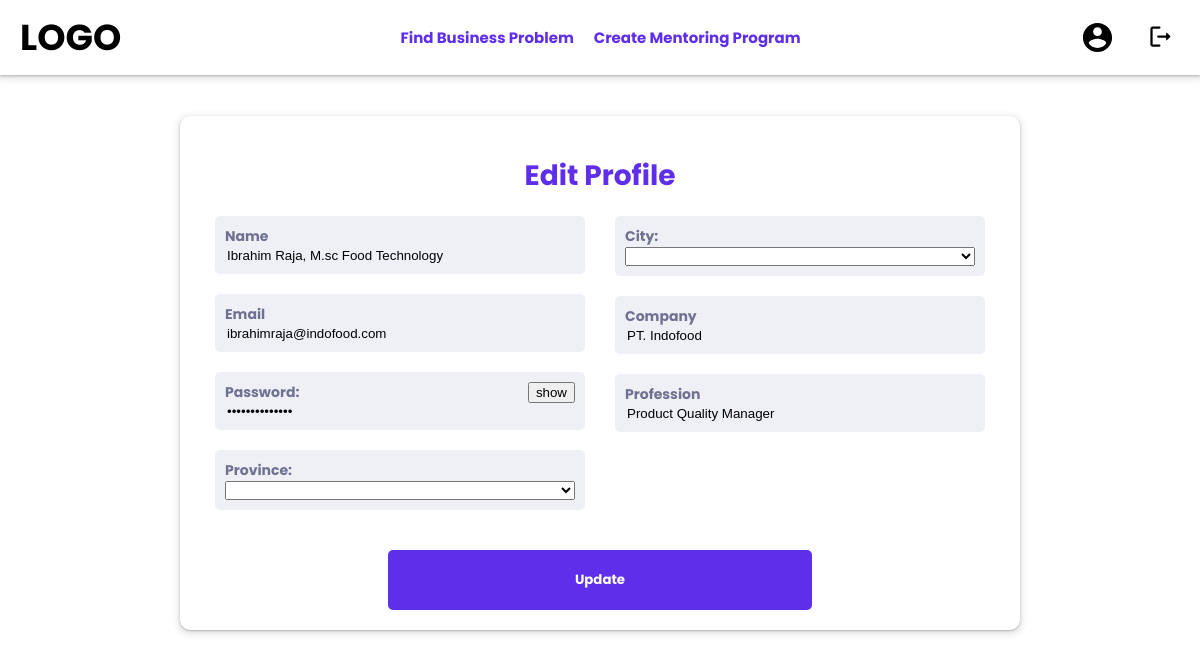
The page /page/expert/profile/edit_profile.php (signed in) on the database its author committed.
### tables this page shows
CREATE TABLE `expert` (
  `id` int(11) NOT NULL,
  `city_id` int(11) NOT NULL,
  `expert_pp` varchar(255) DEFAULT NULL,
  `name` varchar(255) NOT NULL,
  `email` varchar(255) NOT NULL,
  `password` varchar(255) NOT NULL,
  `company` varchar(255) NOT NULL,
  `profession` varchar(255) NOT NULL
);

CREATE TABLE `city` (
  `id` int(11) NOT NULL,
  `province_id` int(11) NOT NULL,
  `name` varchar(30) NOT NULL
);

### page/expert/profile/edit_profile.php (the view, shortened to what this page needs)
<?php
    $dbconn = connect();
    $expertID = $_SESSION["expertID"];
 ?>
<!DOCTYPE html>
<html lang="en">
<head>
    <link rel="stylesheet" href="../../../css/general/general.css">
    <link rel="stylesheet" href="../../../css/general/owner/navbar.css">
    <link rel="stylesheet" href="../../../css/expert/profile/edit_profile.css">
</head>
<body>
    <header>
        <nav>
            <div class="logo-wrapper" style="display: inline-block">LOGO</div>
            <div class="middle-column">
                <a href="../search/searchasmentor.php">Find Business Problem</a>
                <a href="create_page.php">Create Mentoring Program</a>
            </div>
            <div class="right-column">
                <a href="profile.php"><img class="profile-icon" src="../../../assets/icons/profile.svg" alt="profile"></a>
                <button id="logout-btn"><img class="logout-icon" src="../../../assets/icons/logout.svg" alt="logout"></button>
            </div>
        </nav>
    </header>
    <br>
    <main>
        <?php
            $query = "SELECT e.*, c.province_id FROM expert e, city c WHERE e.city_id = c.id AND e.id = $expertID";
            $result = $dbconn->query($query);
            $row = $result->fetch_assoc();
        ?>
        <form action="backend/profileedit.php" method="POST">
            <h1>Edit Profile</h1>
            <div class="short-input">
                <div class="left">
                    <div class="expert-name">
                        <label for="expert-name">Name</label>
                        <input type="text" id="expert-name" name="name" value="<?php echo $row['name']?>" required>
                    </div>
                    <div class="expert-email">
                        <label for="expert-email">Email</label>
                        <input type="text" id="expert-email" name="email" value="<?php echo $row['email']?>" required>
                    </div>
                    <div class="expert-password">
                        <label for="expert-password">Password: <button id="show-pwd">show</button></label>
                        <input type="password" id="expert-password" name="password" value="<?php echo $row['password']?>" required>
                    </div>
                    <div class="expert-province">
                        <label for="ajax-province">Province:</label>
                        <select id="ajax-province" data-init-province-id="<?php echo $row["province_id"] ?>"></select>
                    </div>
                </div>
                <div class="right">
                    <div class="expert-city">
                        <label for="ajax-city">City:</label>
                        <select name="city-id" id="ajax-city" data-init-city-id="<?php echo $row["city_id"] ?>"></select>
                    </div>
                    <div class="expert-company">
                        <label for="company">Company</label>
                        <input type="text" id="company" name="company" value="<?php echo $row['company']?>" required>
                    </div>
                    <div class="expert-profession">
                        <label for="profession">Profession</label>
                        <input type="text" id="profession" name="profession" value="<?php echo $row['profession']?>" required>
                    </div>
                </div>
            </div>
            <input type="submit" value="Update">
        </form>
    </main>
</body>
</html>

### css/general/general.css (style rules this page uses)
html { font-family: 'Poppins', sans-serif; font-size: 14px; box-sizing: border-box; }
body { margin: 0; }

### css/general/owner/navbar.css (style rules this page uses)
header nav { padding: 10px 20px; display: flex; align-items: center; justify-content: space-between; box-shadow: 0 1px 2px 0 rgb(60 64 67 / 30%), 0 2px 6px 2px rgb(60 64 67 / 15%); }
header a { text-decoration: none; font-weight: bold; color: #5F2EEA; }
.logo-wrapper { font-weight: bold; font-size: 36px; }
.middle-column { width: 400px; font-size: 15px; display: flex; justify-content: space-between; }
.right-column { width: 100px; display: flex; align-items: center; justify-content: space-between; }
.profile-icon { width: 35px; padding-top: 5px; }
.logout-icon { width: 27px; }
#logout-btn { background-color: transparent; border: none; cursor: pointer; }

### css/expert/profile/edit_profile.css (style rules this page uses)
main { display: flex; justify-content: center; align-items: center; }
h1 { color: #5F2EEA; }
form { margin-top: 20px; width: 800px; display: flex; flex-direction: column; align-items: center; background-color: white; border-radius: 10px; padding: 20px; box-shadow: 0 1px 2px 0 rgb(60 64 67 / 30%), 0 2px 6px 2px rgb(60 64 67 / 15%); }
#expert-name, #expert-email, #expert-password, #company, #profession { border: none; outline: none; background-color: transparent; }
.expert-name, .expert-email, .expert-password, .expert-province, .expert-city, .expert-company, .expert-profession { background-color: #EFF0F6; border-radius: 5px; margin-bottom: 20px; display: flex; flex-direction: column; padding: 10px; }
label { line-height: 1.5; font-weight: bold; color: #6E7191; }
label[for="expert-password"] { display: flex; justify-content: space-between; }
input[type="submit"] { width: 53%; padding: 20px; margin-top: 20px; background-color: #5F2EEA; color: white; font-weight: bold; border: none; border-radius: 5px; cursor: pointer; font-family: inherit; }
.short-input { width: 100%; display: flex; justify-content: space-around; }
.left, .right { width: 370px; }

### rows shown on the page
expert: name "Ibrahim Raja, M.sc Food Technology", email "ibrahimraja@indofood.com", company "PT. Indofood", profession "Product Quality Manager"
